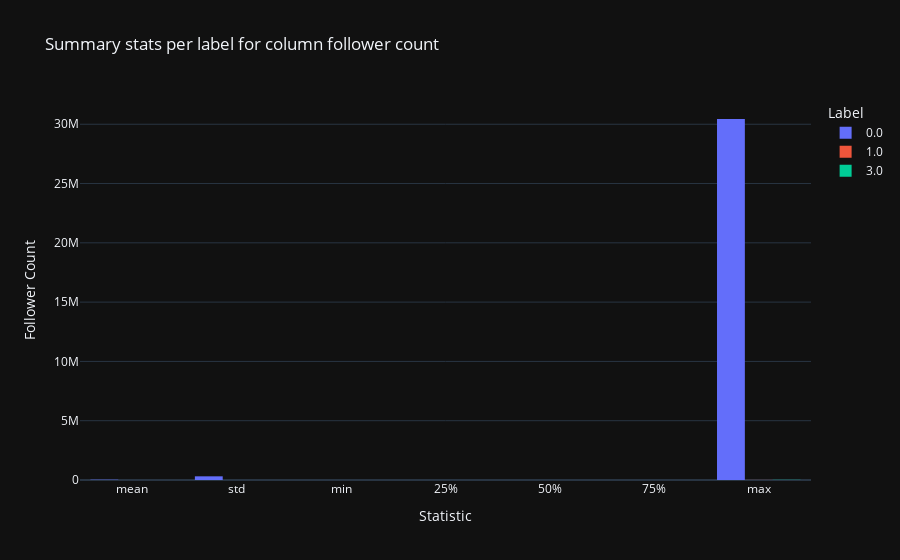

The cell this chart's notebook holds for it:
### Markdown cell above
The upper bound is kinda low. It's not really hard to reach 2.5k followers on IG.

### Code cell
# Describing column for each label
sub_df, fig = df_main.describe_column_by_colcat('follower_count')

print('Follower count: ')
display(sub_df.style.format('{:,}'))
fig

### Figure 1 — Plotly figure (JSON) as saved in the notebook; plotly's stock layout.template omitted (floating-point values rounded to 4 significant figures)
{"data": [{"alignmentgroup": "True", "bingroup": "x", "histfunc": "sum", "hovertemplate": "Label=0.0<br>Statistic=%{x}<br>sum of value=%{y}<extra></extra>", "legendgroup": "0.0", "marker": {"color": "#636efa", "pattern": {"shape": ""}}, "name": "0.0", "offsetgroup": "0.0", "orientation": "v", "showlegend": true, "type": "histogram", "x": ["mean", "std", "min", "25%", "50%", "75%", "max"], "xaxis": "x", "y": [26518, 310067, 0, 282, 729, 2518, 30442605], "yaxis": "y"}, {"alignmentgroup": "True", "bingroup": "x", "histfunc": "sum", "hovertemplate": "Label=1.0<br>Statistic=%{x}<br>sum of value=%{y}<extra></extra>", "legendgroup": "1.0", "marker": {"color": "#EF553B", "pattern": {"shape": ""}}, "name": "1.0", "offsetgroup": "1.0", "orientation": "v", "showlegend": true, "type": "histogram", "x": ["mean", "std", "min", "25%", "50%", "75%", "max"], "xaxis": "x", "y": [545, 539, 0, 217, 406, 635, 6373], "yaxis": "y"}, {"alignmentgroup": "True", "bingroup": "x", "histfunc": "sum", "hovertemplate": "Label=3.0<br>Statistic=%{x}<br>sum of value=%{y}<extra></extra>", "legendgroup": "3.0", "marker": {"color": "#00cc96", "pattern": {"shape": ""}}, "name": "3.0", "offsetgroup": "3.0", "orientation": "v", "showlegend": true, "type": "histogram", "x": ["mean", "std", "min", "25%", "50%", "75%", "max"], "xaxis": "x", "y": [2453, 2446, 0, 1219, 1558, 2795, 14039], "yaxis": "y"}], "layout": {"barmode": "group", "legend": {"title": {"text": "Label"}, "tracegroupgap": 0}, "title": {"text": "Summary stats per label for column follower count"}, "xaxis": {"anchor": "y", "domain": [0, 1], "title": {"text": "Statistic"}}, "yaxis": {"anchor": "x", "domain": [0, 1], "title": {"text": "Follower Count"}}}}
